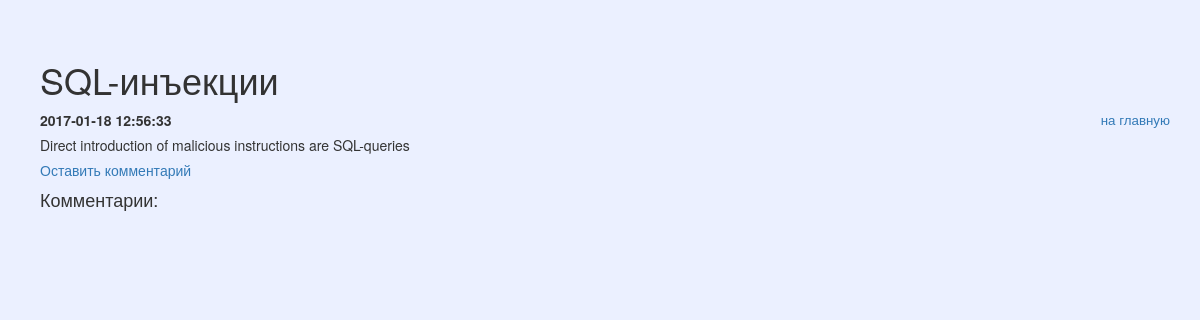
Screenshot of /blog/include/note.php?id=4 with the database file from the repository.
### tables this page shows
CREATE TABLE `post` (
  `post_id` int(10) NOT NULL AUTO_INCREMENT,
  `post_title` varchar(255) DEFAULT NULL,
  `post_text` text,
  `post_create_datetime` datetime DEFAULT NULL,
  `post_update_datetime` timestamp NOT NULL DEFAULT CURRENT_TIMESTAMP ON UPDATE CURRENT_TIMESTAMP,
  PRIMARY KEY (`post_id`),
  UNIQUE KEY `post_id` (`post_id`),
  KEY `post_id_2` (`post_id`),
  KEY `post_id_3` (`post_id`),
  KEY `post_id_4` (`post_id`),
  KEY `post_id_5` (`post_id`),
  KEY `post_create_datetime` (`post_create_datetime`),
  KEY `post_id_6` (`post_id`),
  KEY `post_id_7` (`post_id`),
  KEY `post_id_8` (`post_id`),
  KEY `post_title` (`post_title`)
);

### blog/include/db.php (called while the page is built, shortened)
<?php
try {
    $link = new PDO('mysql:host=localhost;dbname=blog', 'stud', 'password');
} catch (PDOException $e) {
    print "Error!: " . $e->getMessage() . "<br/>";
    die();
}
if($_GET['id']){
    $getid = $_GET['id'];
    $select_update = $link->query("SELECT post.*, group_concat(tag.tag_title) as tags FROM post LEFT JOIN post_to_tag USING (post_id) LEFT JOIN tag USING (tag_id) WHERE post_id='$getid' group by post.post_id");
    $res_select_update = $select_update ->fetchAll(PDO::FETCH_ASSOC);
}

### blog/include/note.php (the view, shortened to what this page needs)
<?php
require_once 'db.php';
?>
<!DOCTYPE html>
<html lang="ru">
	<head>
        <link rel="stylesheet" href="https://maxcdn.bootstrapcdn.com/bootstrap/3.3.7/css/bootstrap.min.css">
		<link rel="stylesheet" href="../css/styless.css">
	</head>
	<body>
		<div id="wrapper">
			<h1><?=$res_select_update[0]['post_title']?></h1>
			<div>
				<p class="nav right">
					<a href="../index.php">на главную</a>
				</p>
				<p class="date"><?=$res_select_update[0]['post_create_datetime']?></p>
				<p class="posttext">
                <?=$res_select_update[0]['post_text'];?>
                </p>
                <a href='?id=<?=$_GET['id']?>&comment=mine#answer'>Оставить комментарий</a>
                <h4>Комментарии:</h4>
			</div>
		</div>
	</body>
</html>

### blog/css/styless.css (style rules this page uses)
body { background-color: #EBF0FF; }
#wrapper { margin-top: 20px; padding: 20px; text-align: justify; margin-left: 20px; }
#wrapper > div { margin-bottom: 15px; }
#wrapper p { margin-bottom: 5px; }
.date { font-weight: bold; }
.nav { text-align: right; padding-right: 10px; font-size: 10pt; }
.right { float:right }

### rows the page displays
post: post_title "SQL-инъекции", post_create_datetime "2017-01-18 12:56:33", post_text "Direct introduction of malicious instructions are SQL-queries"
